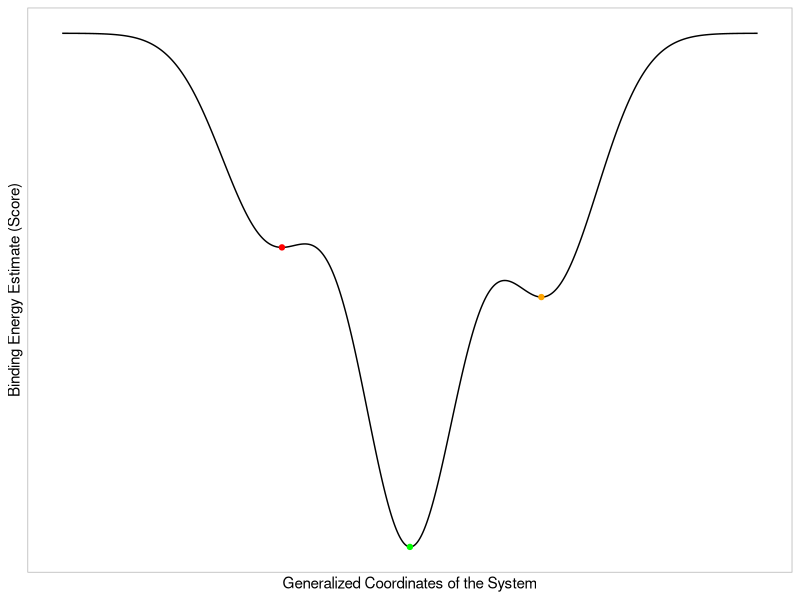
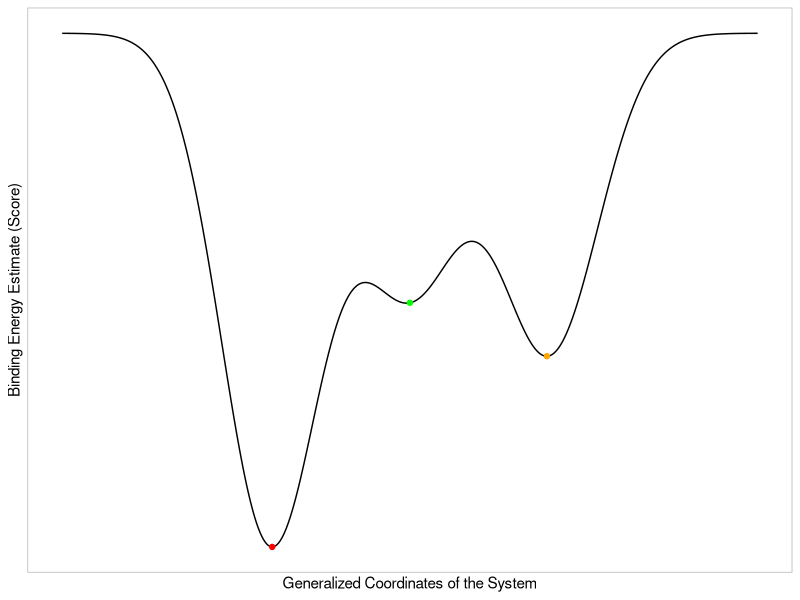
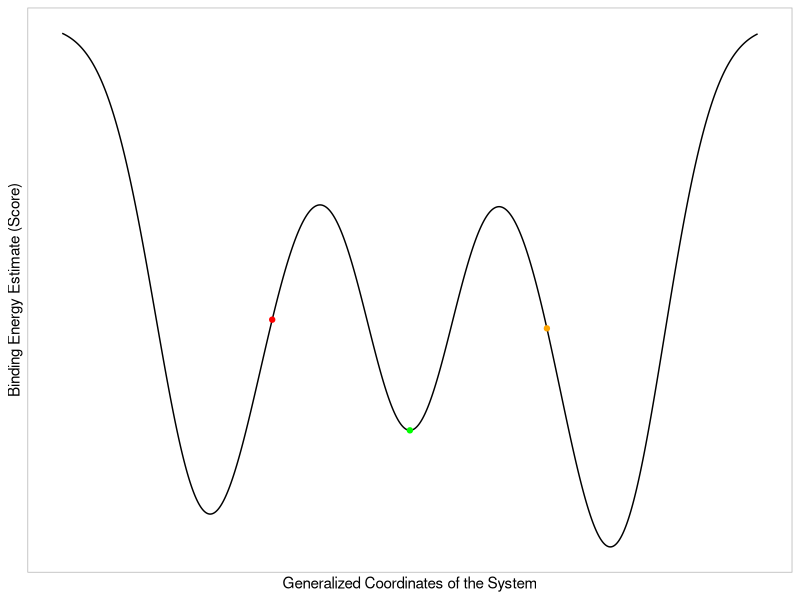
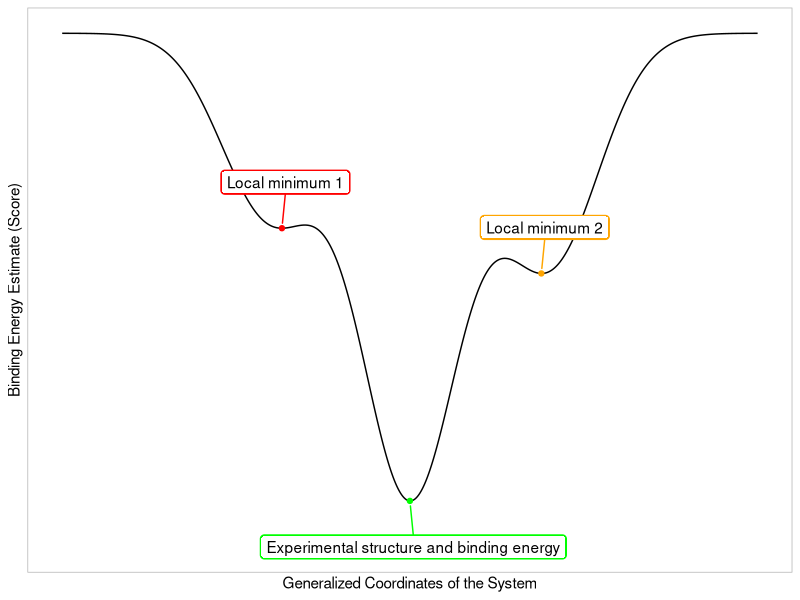
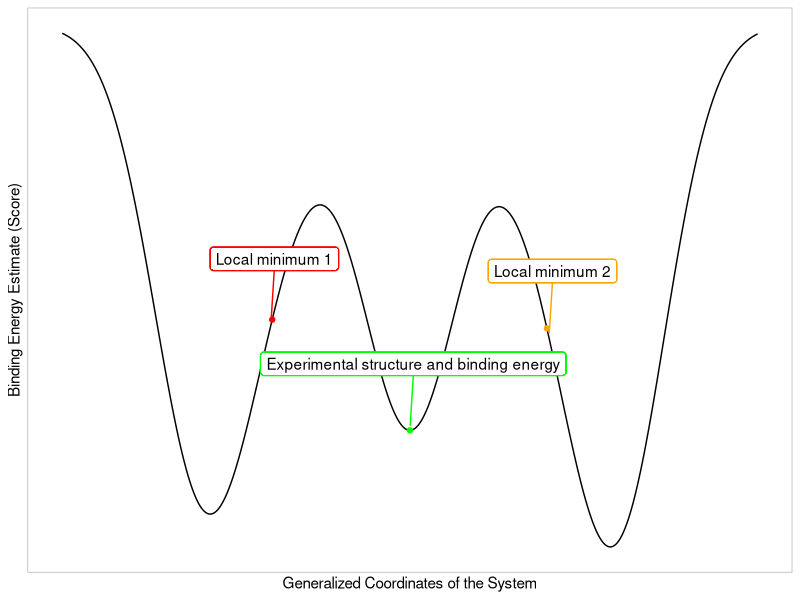
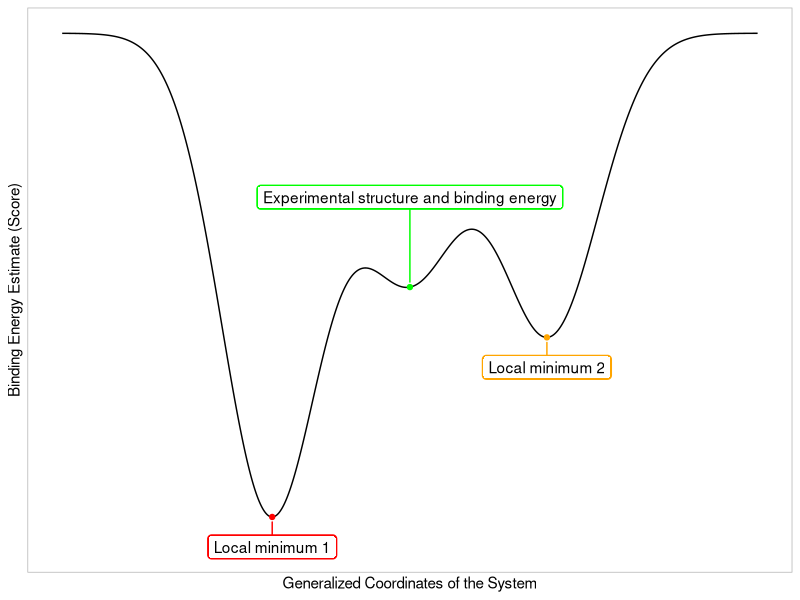
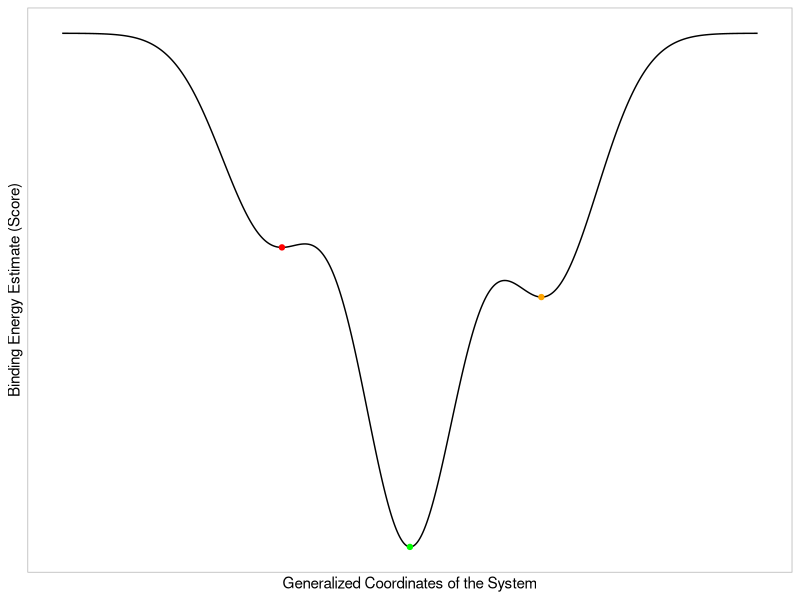
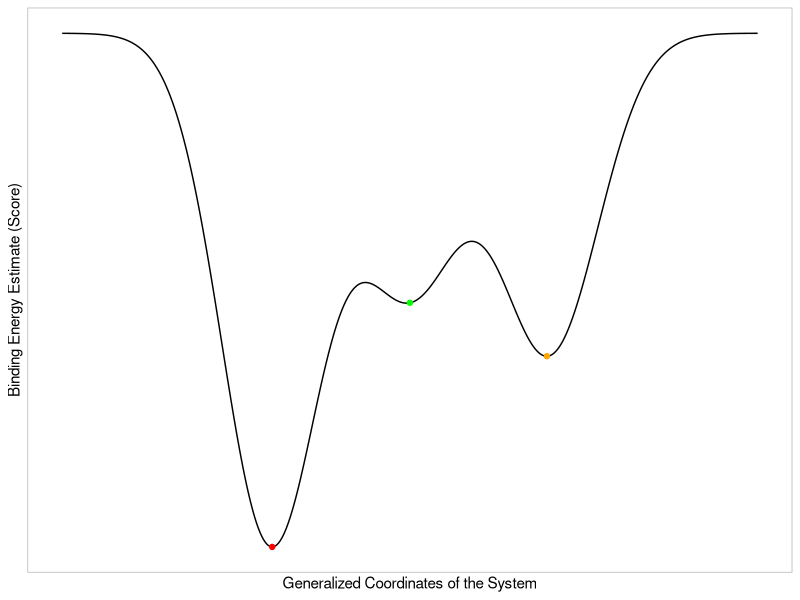

The R source for these figures, in order: (Note: this script raises an error after producing the figures.)
#Create plots of potential energy surface, binding energy on y axis versus atomic coordinates on x axis
library(ggplot2)
library(dplyr)
library(ggrepel)
library(cowplot)


#Create a data frame with the potential energy surface, which corresponds to the sum of three gaussians
pes <- data.frame(x = seq(-5, 5, length.out = 1001))
pes$y <- with(pes, 1.0 * exp(-(x-0)^2) + 0.5 * exp(-(x - 2)^2) + 0.4 * exp(-(x + 2)^2))
pes$y2 <- with(pes, 0.8 * exp(-(x-0)^2) + 1.0 * exp(-(x - 2)^2) + 1.6 * exp(-(x + 2)^2))
pes$y3 <- with(pes, 0.6 * exp(-(x-0)^2) + 0.2 * exp(-(x - 2)^2) + 0.2 * exp(-(x + 2)^2) + 0.7 * exp(-(x - 3)^2) + 0.65 * exp(-(x + 3)^2))

#Create a data frame with the binding energy, which is the negative of the potential energy surface
binding_energy <- data.frame(x = pes$x, y = -pes$y, y2 = -pes$y2, y3=-pes$y3)

#Create a plot of the potential energy surface
pes_plot <- ggplot(binding_energy, aes(x = x, y = y)) +
  geom_line() +
  labs(x = "Generalized Coordinates of the System",
       y = "Binding Energy Estimate (Score)") +
  #remove x axis and y axis labels
  scale_x_continuous(labels = NULL, breaks = NULL)+
  scale_y_continuous(labels = NULL, breaks = NULL)+
  #Add different colored dots to minimum points
  geom_point(data = binding_energy %>% filter(y == min(y)), color = "green") +
  geom_point(data = binding_energy %>% filter(x < -1.5) %>% filter(y == min(y)), color = "red") +
  geom_point(data = binding_energy %>% filter(x > 1.5) %>% filter(y == min(y)), color = "orange") +
  theme_light()
pes_plot
ggsave("pes_plot_1.png", plot = pes_plot, width = 6, height = 4, units = "in", dpi = 300)

pes_plot2 <- ggplot(binding_energy, aes(x = x, y = y2)) +
  geom_line() +
  labs(x = "Generalized Coordinates of the System",
       y = "Binding Energy Estimate (Score)") +
  #remove x axis and y axis labels
  scale_x_continuous(labels = NULL, breaks = NULL)+
  scale_y_continuous(labels = NULL, breaks = NULL)+
  #Add different colored dots to minimum points
  geom_point(data = binding_energy %>% filter(y == min(y)), color = "green") +
  geom_point(data = binding_energy %>% filter(x < 0) %>% filter(y2 == min(y2)), color = "red") +
  geom_point(data = binding_energy %>% filter(x > 0) %>% filter(y2 == min(y2)), color = "orange") +
  theme_light()
pes_plot2
ggsave("pes_plot_2.png", plot = pes_plot2, width = 6, height = 4, units = "in", dpi = 300)

pes_plot3 <- ggplot(binding_energy, aes(x = x, y = y3)) +
  geom_line() +
  labs(x = "Generalized Coordinates of the System",
       y = "Binding Energy Estimate (Score)") +
  #remove x axis and y axis labels
  scale_x_continuous(labels = NULL, breaks = NULL)+
  scale_y_continuous(labels = NULL, breaks = NULL)+
  #Add different colored dots to minimum points
  geom_point(data = binding_energy %>% filter(y == min(y)), color = "green") +
  geom_point(data = binding_energy %>% filter(x < 0) %>% filter(y2 == min(y2)), color = "red") +
  geom_point(data = binding_energy %>% filter(x > 0) %>% filter(y2 == min(y2)), color = "orange") +
  theme_light()
pes_plot3
ggsave("pes_plot_3.png", plot = pes_plot2, width = 6, height = 4, units = "in", dpi = 300)


#Now generate plot 1 but adding a legend where green dot = "Experimental structure and binding energy", red dot = "Local minimum 1", orange dot = "Local minimum 2"
pes_plotB <- pes_plot +
  #Label the different colored dots with arrows using geom_repel
    geom_label_repel(data = binding_energy %>% filter(y == min(y)), aes(label = "Experimental structure and binding energy"), label.size=1.1 , box.padding = 0.5, point.padding = 0.5, color = "green", segment.size = 0.5,nudge_x = 0.05, nudge_y = -0.1) +
    geom_label_repel(data = binding_energy %>% filter(y == min(y)), aes(label = "Experimental structure and binding energy"), label.size=NA , box.padding = 0.5, point.padding = 0.5, color = "black",  segment.color = NA , nudge_x = 0.05, nudge_y = -0.1) +
    geom_label_repel(data = binding_energy %>% filter(x < -1.5) %>% filter(y == min(y)), aes(label = "Local minimum 1"), label.size=1.1, box.padding = 0.5, point.padding = 0.5, color = "red", segment.size = 0.5, nudge_x = 0.05, nudge_y = 0.1) +
    geom_label_repel(data = binding_energy %>% filter(x < -1.5) %>% filter(y == min(y)), aes(label = "Local minimum 1"), label.size=NA , box.padding = 0.5, point.padding = 0.5, color = "black", segment.color = NA , nudge_x = 0.05, nudge_y = 0.1) +
    geom_label_repel(data = binding_energy %>% filter(x > 1.5) %>% filter(y == min(y)), aes(label = "Local minimum 2"), label.size=1.1, box.padding = 0.5, point.padding = 0.5, color = "orange", segment.size = 0.5, nudge_x = 0.05, nudge_y = 0.1) +
    geom_label_repel(data = binding_energy %>% filter(x > 1.5) %>% filter(y == min(y)), aes(label = "Local minimum 2"), label.size=NA , box.padding = 0.5, point.padding = 0.5, color = "black", segment.color = NA , nudge_x = 0.05, nudge_y = 0.1) +
  theme_light()
pes_plotB
ggsave("pes_plot_1B.png", plot = pes_plotB, width = 6, height = 4, units = "in", dpi = 300)


#Now generate plot 1 but adding a legend where green dot = "Experimental structure and binding energy", red dot = "Local minimum 1", orange dot = "Local minimum 2"
pes_plotC <- pes_plot3 +
  #Label the different colored dots with arrows using geom_repel
    geom_label_repel(data = binding_energy %>% filter(x==0), aes(label = "Experimental structure and binding energy"), label.size=1.1 , box.padding = 0.5, point.padding = 0.5, color = "green", segment.size = 0.5,nudge_x = 0.05, nudge_y = 0.1) +
    geom_label_repel(data = binding_energy %>% filter(x==0), aes(label = "Experimental structure and binding energy"), label.size=NA , box.padding = 0.5, point.padding = 0.5, color = "black",  segment.color = NA , nudge_x = 0.05, nudge_y = 0.1) +
    geom_label_repel(data = binding_energy %>% filter(x == -2) %>% filter(y3 == min(y3)), aes(label = "Local minimum 1"), label.size=1.1, box.padding = 0.5, point.padding = 0.5, color = "red", segment.size = 0.5, nudge_x = 0.05, nudge_y = 0.1) +
    geom_label_repel(data = binding_energy %>% filter(x == -2) %>% filter(y3 == min(y3)), aes(label = "Local minimum 1"), label.size=NA , box.padding = 0.5, point.padding = 0.5, color = "black", segment.color = NA , nudge_x = 0.05, nudge_y = 0.1) +
    geom_label_repel(data = binding_energy %>% filter(x == 2) %>% filter(y3 == min(y3)), aes(label = "Local minimum 2"), label.size=1.1, box.padding = 0.5, point.padding = 0.5, color = "orange", segment.size = 0.5, nudge_x = 0.05, nudge_y = 0.1) +
    geom_label_repel(data = binding_energy %>% filter(x == 2) %>% filter(y3 == min(y3)), aes(label = "Local minimum 2"), label.size=NA , box.padding = 0.5, point.padding = 0.5, color = "black", segment.color = NA , nudge_x = 0.05, nudge_y = 0.1) +
  theme_light()
pes_plotC
ggsave("pes_plot_1C.png", plot = pes_plotC, width = 6, height = 4, units = "in", dpi = 300)


pes_plotC <- pes_plot2 +
  #Label the different colored dots with arrows using geom_repel
    geom_label_repel(data = binding_energy %>% filter(x==0), aes(label = "Experimental structure and binding energy"), label.size=1.1 , box.padding = 0.5, point.padding = 0.5, color = "green", segment.size = 0.5,nudge_x = 0.00, nudge_y = 0.3) +
    geom_label_repel(data = binding_energy %>% filter(x==0), aes(label = "Experimental structure and binding energy"), label.size=NA , box.padding = 0.5, point.padding = 0.5, color = "black",  segment.color = NA , nudge_x = 0.00, nudge_y = 0.3) +
    geom_label_repel(data = binding_energy %>% filter(x < 0) %>% filter(y2 == min(y2)), aes(label = "Local minimum 1"), label.size=1.1, box.padding = 0.5, point.padding = 0.5, color = "red", segment.size = 0.5, nudge_x = 0.00, nudge_y = -0.1) +
    geom_label_repel(data = binding_energy %>% filter(x < 0) %>% filter(y2 == min(y2)), aes(label = "Local minimum 1"), label.size=NA , box.padding = 0.5, point.padding = 0.5, color = "black", segment.color = NA , nudge_x = 0.00, nudge_y = -0.1) +
    geom_label_repel(data = binding_energy %>% filter(x > 0) %>% filter(y2 == min(y2)), aes(label = "Local minimum 2"), label.size=1.1, box.padding = 0.5, point.padding = 0.5, color = "orange", segment.size = 0.5, nudge_x = 0.00, nudge_y = -0.1) +
    geom_label_repel(data = binding_energy %>% filter(x > 0) %>% filter(y2 == min(y2)), aes(label = "Local minimum 2"), label.size=NA , box.padding = 0.5, point.padding = 0.5, color = "black", segment.color = NA , nudge_x = 0.00, nudge_y = -0.1) +
  theme_light()
pes_plotC
ggsave("pes_plot_2B.png", plot = pes_plotC, width = 6, height = 4, units = "in", dpi = 300)


#Now take binding energy, create a new column named surface with value 1, duplicate all rows with surface value 2 and 3
binding_energy <- binding_energy_ %>% mutate(surface = 1)
binding_energy2 <- binding_energy_ %>% mutate(surface = 2)
binding_energy3 <- binding_energy_ %>% mutate(surface = 3)
binding_energy <- bind_rows(binding_energy, binding_energy2, binding_energy3)


#Modify the y values for surface 2, adding three different gaussians but maintaining the y value for x=0
binding_energy$y[binding_energy$surface == 1] <- with(binding_energy[binding_energy$surface == 1,], -1.0 * exp(-(x-0.1)^2) - 0.5 * exp(-(x - 2)^2) - 0.4 * exp(-(x + 2)^2))
binding_energy$y[binding_energy$surface == 2] <- with(binding_energy[binding_energy$surface == 1,], 0.0 * exp(-(x-0)^2) - 3.0 * exp(-(x - 1)^2) - 3 * exp(-(x + 1)^2))
#Do the same for surface 3, with different gaussians but same y value for x=0 as surface 1
binding_energy$y[binding_energy$surface == 3] <- with(binding_energy[binding_energy$surface == 1,], -0.6 * exp(-(x+0.7)^2) -0.9 * exp(-(x - 2)^2) - 0.5 * exp(-(x + 2)^2))

#Save value of y for x=0 for each surface
y0_surface1 <- binding_energy[binding_energy$surface == 1 & binding_energy$x == 0, "y"]
y0_surface2 <- binding_energy[binding_energy$surface == 2 & binding_energy$x == 0, "y"]
y0_surface3 <- binding_energy[binding_energy$surface == 3 & binding_energy$x == 0, "y"]

#Modify the y values for surface 2 and 3 to have the same y value for x=0,x=5 and x=-5 as surface 1
binding_energy$y[binding_energy$surface == 2] <- binding_energy$y[binding_energy$surface == 2] * y0_surface1 / y0_surface2
binding_energy$y[binding_energy$surface == 3] <- binding_energy$y[binding_energy$surface == 3] * y0_surface1 / y0_surface3



#Create a plot of the potential energy surface with different colored regions for different surfaces
pes_plot4 <- ggplot(binding_energy %>% filter(surface!=2), aes(x = x, y = y, color = as.factor(surface))) +
  geom_line(linewidth=1.1) +
  labs(x = "Generalized Coordinates of a Protein-ligand complex",
       y = "Binding Energy Estimate (Score)") +
#Add 
  scale_color_manual(values = c("#56b4e9", "#e69f00", "#009E73")) +
  scale_x_continuous(labels = NULL, breaks = NULL)+
  scale_y_continuous(labels = NULL, breaks = NULL)+
  #add a dot for x=0
    geom_point(data = binding_energy %>% filter(surface==1 & x == 0) %>% mutate(y= -1.01), color = "black") +
  #add a black dotted line for y=  -0.05
    geom_hline(yintercept = -1.01, linetype = "dotted", color = "black") +
  #add label for dot
    geom_label_repel(data = binding_energy %>% filter(surface==1 & x == 0) %>% mutate(y= -1.01), aes(label = "Experimental\nStructure"), label.size=NA , box.padding = 0.5, point.padding = 0.5, color = "black",  segment.color = "black" , nudge_x = 0.00, nudge_y = -0.6) +
    geom_label_repel(data = binding_energy %>% filter(surface==1 & x == 0) %>% mutate(y= -1.01), aes(label = "Experimental\nBinding affinity"), label.size=NA , box.padding = 0.5, point.padding = 0.5, color = "black",  segment.color = NA , nudge_x = -2.90, nudge_y = 0.0) +
  #add visible non overlapping labels for lines
    geom_label_repel(data = binding_energy %>% filter(surface==1 & x == -1) , aes(label = "Scoring function 1"), label.size=NA , box.padding = 0.5, point.padding = 0.5, color = "#56b4e9",  segment.color = NA , nudge_x = 0.50, nudge_y = 0.15) +
    #geom_label_repel(data = binding_energy %>% filter(surface==2 & x == 2.0) , aes(label = "Scoring function 2"), label.size=NA , box.padding = 0.5, point.padding = 0.5, color = "#56b4e9",  segment.color = NA , nudge_x = -0.80, nudge_y = 0.4) +
    geom_label_repel(data = binding_energy %>% filter(surface==3 & x == 2.5) , aes(label = "Scoring function 2"), label.size=NA , box.padding = 0.5, point.padding = 0.5, color = "#e69f00",  segment.color = NA , nudge_x = 0.05, nudge_y = 0.0) +
  theme_light()+
  #remove legend
    theme(legend.position = "none")
  pes_plot4
ggsave("pes_plot_2_colors.png", plot = pes_plot4, width = 6, height = 4, units = "in", dpi = 600)
#cbPalette <- c("#d55e00", "#009E73", "#F5C710")
#scale_color_manual(values = c("0 dose" = "#000000", "1+ doses" = "#e69f00", "2+ doses" = "#56b4e9", "3+ doses" = "#0071b2"))







#Do the correct virtual screening plot
binding_energy_ <- data.frame(x = pes$x, y = -pes$y)
#Now take binding energy, create a new column named surface with value 1, duplicate all rows with surface value 2 and 3
binding_energy1 <- binding_energy_ %>% mutate(surface = 1)
binding_energy2 <- binding_energy_ %>% mutate(surface = 2)
binding_energy3 <- binding_energy_ %>% mutate(surface = 3)
#binding_energy4 <- binding_energy_ %>% mutate(surface = 4)
#binding_energy <- bind_rows(binding_energy1, binding_energy2, binding_energy3, binding_energy4)
binding_energy <- bind_rows(binding_energy1, binding_energy2, binding_energy3)


binding_energy$y[binding_energy$surface == 1] <- with(binding_energy[binding_energy$surface == 1,], -3.0 * exp(-(x+0.3)^2) - 1.0 * exp(-(x - 2.5)^2) - 0.3 * exp(-(x + 2)^2))
#Modify the y values for surface 2, adding three different gaussians but maintaining the y value for x=0
binding_energy$y[binding_energy$surface == 2] <- with(binding_energy[binding_energy$surface == 1,], -1.0 * exp(-(x-0)^2) - 0.5 * exp(-(x - 1)^2) - 1.0 * exp(-(x + 2.5)^2) - 1 * exp(-(x + 2)^2)  - 1 * exp(-(x + 1)^2))
#Do the same for surface 3, with different gaussians but same y value for x=0 as surface 1
binding_energy$y[binding_energy$surface == 3] <- with(binding_energy[binding_energy$surface == 1,], -1.0 * exp(-(x+0.3)^2) - 1.5 * exp(-(x - 2)^2) - 0.5 * exp(-(x + 2)^2))
#Surface 4
#binding_energy$y[binding_energy$surface == 4] <- with(binding_energy[binding_energy$surface == 1,], -0.5 * exp(-(x-0)^2) - 2.0 * exp(-(x - 1)^2) - 1 * exp(-(x + 1)^2))

#Create a plot of the potential energy surface with different colored regions for different surfaces
pes_plot5 <- ggplot(binding_energy, aes(x = x, y = y, color = as.factor(surface),linetype= as.factor(surface))) +
  geom_line(linewidth=1.1) +
  labs(x = "Generalized Coordinates of each Protein-Ligand complex",
       y = "Binding Energy Estimate") +
  #scale_color_manual(values = c("black", "darkgray", "darkgray", "darkgray"), labels = c("Active compound", "Inactive1", "Inactive2", "Inactive3")) +
  #scale_linetype_manual(values = c("solid","solid","dashed","dotted"), labels = c("Active compound", "Inactive1", "Inactive2", "Inactive3")) +
  scale_color_manual(values = c("#56b4e9", "#56b4e9", "#56b4e9"), labels = c("Active compound", "Inactive1", "Inactive2")) +
  scale_linetype_manual(values = c("solid","dashed","dotted"), labels = c("Active compound", "Inactive1", "Inactive2")) +
  scale_x_continuous(labels = NULL, breaks = NULL)+
  #scale_y_continuous(labels = NULL, breaks = NULL)+
  scale_y_continuous(labels = NULL, breaks = NULL,limits=c(-4,0))+
  #add a dot for x=0
    geom_point(data = binding_energy %>% filter(surface==1) %>% filter(y == min(y)) %>% unique(), color = "black") +
    geom_label_repel(data = binding_energy %>% filter(surface==1) %>% filter(y == min(y)) %>% unique(), aes(label = "Active\ncompound"), min.segment.length = 0.01, label.size=1.1 , box.padding = 0.5, point.padding = 0.5, color = "#009E73", segment.size = 0.5,nudge_x = 0.00, nudge_y = -0.5) +
    geom_label_repel(data = binding_energy %>% filter(surface==1) %>% filter(y == min(y)) %>% unique(), aes(label = "Active\ncompound"), label.size=NA , box.padding = 0.5, point.padding = 0.5, color = "black",  segment.color = NA , nudge_x = 0.00, nudge_y = -0.5) +
    geom_point(data = binding_energy %>% filter(surface==2) %>% filter(y == min(y)) %>% unique(), color = "black") +
    geom_label_repel(data = binding_energy %>% filter(surface==2) %>% filter(y == min(y)) %>% unique(), aes(label = "Inactive1"),min.segment.length = 0.01, label.size=1.1 , box.padding = 0.5, point.padding = 0.5, color = "black", segment.size = 0.5,nudge_x = -0.00, nudge_y = -0.05) +
    geom_label_repel(data = binding_energy %>% filter(surface==2) %>% filter(y == min(y)) %>% unique(), aes(label = "Inactive1"), label.size=NA , box.padding = 0.5, point.padding = 0.5, color = "black",  segment.color = NA , nudge_x = -0.00, nudge_y = -0.05) +
    geom_point(data = binding_energy %>% filter(surface==3) %>% filter(y == min(y)) %>% unique(), color = "black") +
    geom_label_repel(data = binding_energy %>% filter(surface==3) %>% filter(y == min(y)) %>% unique(), aes(label = "Inactive2"),min.segment.length = 0.01, label.size=1.1 , box.padding = 0.5, point.padding = 0.5, color = "black", segment.size = 0.5,nudge_x = 0.00, nudge_y = -0.05) +
    geom_label_repel(data = binding_energy %>% filter(surface==3) %>% filter(y == min(y)) %>% unique(), aes(label = "Inactive2"), label.size=NA , box.padding = 0.5, point.padding = 0.5, color = "black",  segment.color = NA , nudge_x = 0.00, nudge_y = -0.05) +
    #geom_point(data = binding_energy %>% filter(surface==4) %>% filter(y == min(y)) %>% unique(), color = "#d55e00") +
    #geom_label_repel(data = binding_energy %>% filter(surface==4) %>% filter(y == min(y)) %>% unique(), aes(label = "Inactive3"),min.segment.length = 0.01, label.size=1.1 , box.padding = 0.5, point.padding = 0.5, color = "#d55e00", segment.size = 0.5,nudge_x = 0.00, nudge_y = -0.05) +
    #geom_label_repel(data = binding_energy %>% filter(surface==4) %>% filter(y == min(y)) %>% unique(), aes(label = "Inactive3"), label.size=NA , box.padding = 0.5, point.padding = 0.5, color = "black",  segment.color = NA , nudge_x = 0.00, nudge_y = -0.05) +
  theme_light()+
  theme(legend.position = "bottom")+
  #show a legend titled "Protein-ligand complex", and the names "Active compound", "Inactive1", "Inactive2", "Inactive3"
  labs(color = "",linetype = "")

pes_plot5b<- pes_plot5 + theme(legend.key.width=unit(1.2,"cm"))
pes_plot5b
ggsave("pes_plot_VS.png", plot = pes_plot5b, width = 6, height = 6, units = "in", dpi = 600)

#get x values for minimums
s1min1 <- binding_energy %>% filter(surface==1) %>% filter(y == min(y)) %>% unique()
s2min1 <- binding_energy %>% filter(surface==2) %>% filter(y == min(y)) %>% unique()
s3min1 <- binding_energy %>% filter(surface==3) %>% filter(y == min(y)) %>% unique()
s4min1 <- binding_energy %>% filter(surface==4) %>% filter(y == min(y)) %>% unique()


binding_energy$y[binding_energy$surface == 1] <- with(binding_energy[binding_energy$surface == 1,], -0.6* exp(-(x-0.8)^2) - 1.3 * exp(-(x - 2.5)^2) - 1.0 * exp(-(x + 0.9)^2))
#Modify the y values for surface 2, adding three different gaussians but maintaining the y value for x=0
binding_energy$y[binding_energy$surface == 2] <- with(binding_energy[binding_energy$surface == 1,], -0.5 * exp(-(x-0)^2) - 1.5 * exp(-(x - 1)^2) - 0.5 * exp(-(x + 1.5)^2)  - 0.75 * exp(-(x + 1)^2))
#Do the same for surface 3, with different gaussians but same y value for x=0 as surface 1
binding_energy$y[binding_energy$surface == 3] <- with(binding_energy[binding_energy$surface == 1,], -1.0 * exp(-(x+0.3)^2) - 0.5 * exp(-(x - 1.0)^2) - 1.5 * exp(-(x + 2)^2))
#Surface 4
#binding_energy$y[binding_energy$surface == 4] <- with(binding_energy[binding_energy$surface == 1,], -0.25 * exp(-(x-0)^2) - 0.3 * exp(-(x - 1)^2) - 0.6 * exp(-(x + 1.5)^2))

#Create a plot of the potential energy surface with different colored regions for different surfaces
pes_plot6 <- ggplot(binding_energy, aes(x = x, y = y, color = as.factor(surface),linetype=as.factor(surface))) +
  geom_line(linewidth=1.2) +
  labs(x = "Generalized Coordinates of each Protein-Ligand complex",
       y = "Binding Energy Estimate") +
  #scale_color_manual(values = c("black", "darkgray", "darkgray", "darkgray"), labels = c("Active compound", "Inactive1", "Inactive2", "Inactive3")) +
  #scale_linetype_manual(values = c("solid","solid","dashed","dotted"), labels = c("Active compound", "Inactive1", "Inactive2", "Inactive3")) +
  scale_color_manual(values = c("#e69f00", "#e69f00", "#e69f00"), labels = c("Active compound", "Inactive1", "Inactive2")) +
  scale_linetype_manual(values = c("solid","dashed","dotted"), labels = c("Active compound", "Inactive1", "Inactive2")) +
  scale_x_continuous(labels = NULL, breaks = NULL)+
  scale_y_continuous(labels = NULL, breaks = NULL)+
  #add a dot for x=0
    geom_point(data = binding_energy %>% filter(surface==1) %>% filter(x %in% s1min1$x ) %>% unique(), color = "black") +
    geom_label_repel(data = binding_energy %>% filter(surface==1) %>% filter(x %in% s1min1$x ) %>% unique(), aes(label = "Active\ncompound"), label.size=1.1 , box.padding = 0.5, point.padding = 0.5, color = "#009E73", segment.size = 0.5,nudge_x = -0.00, nudge_y = 0.3) +
    geom_label_repel(data = binding_energy %>% filter(surface==1) %>% filter(x %in% s1min1$x ) %>% unique(), aes(label = "Active\ncompound"), label.size=NA , box.padding = 0.5, point.padding = 0.5, color = "black",  segment.color = NA , nudge_x = -0.00, nudge_y = 0.3) +
    geom_point(data = binding_energy %>% filter(surface==2) %>% filter(x %in% s2min1$x ) %>% unique(), color = "black") +
    geom_label_repel(data = binding_energy %>% filter(surface==2) %>% filter(x %in% s2min1$x ) %>% unique(), aes(label = "Inactive1"), label.size=1.1 , box.padding = 0.5, point.padding = 0.5, color = "black", segment.size = 0.5,nudge_x = 0.00, nudge_y = 0.5) +
    geom_label_repel(data = binding_energy %>% filter(surface==2) %>% filter(x %in% s2min1$x ) %>% unique(), aes(label = "Inactive1"), label.size=NA , box.padding = 0.5, point.padding = 0.5, color = "black",  segment.color = NA , nudge_x = 0.00, nudge_y = 0.5) +
    geom_point(data = binding_energy %>% filter(surface==3) %>% filter(x %in% s3min1$x ) %>% unique(), color = "black") +
    geom_label_repel(data = binding_energy %>% filter(surface==3) %>% filter(x %in% s3min1$x ) %>% unique(), aes(label = "Inactive2"), min.segment.length = 0.01, label.size=1.1 , box.padding = 0.5, point.padding = 0.5, color = "black", segment.size = 0.5,nudge_x = 0.00, nudge_y = -0.1) +
    geom_label_repel(data = binding_energy %>% filter(surface==3) %>% filter(x %in% s3min1$x ) %>% unique(), aes(label = "Inactive2"), min.segment.length = 0.01, label.size=NA , box.padding = 0.5, point.padding = 0.5, color = "black",  segment.color = NA , nudge_x = 0.00, nudge_y = -0.1) +
    #geom_point(data = binding_energy %>% filter(surface==4) %>% filter(x %in% s4min1$x ) %>% unique(), color = "#d55e00") +
    #geom_label_repel(data = binding_energy %>% filter(surface==4) %>% filter(x %in% s4min1$x ) %>% unique(), aes(label = "Inactive3"), label.size=1.1 , box.padding = 0.5, point.padding = 0.5, color = "#d55e00", segment.size = 0.5,nudge_x = 0.00, nudge_y = 0.14) +
    #geom_label_repel(data = binding_energy %>% filter(surface==4) %>% filter(x %in% s4min1$x ) %>% unique(), aes(label = "Inactive3"), label.size=NA , box.padding = 0.5, point.padding = 0.5, color = "black",  segment.color = NA , nudge_x = 0.00, nudge_y = 0.14) +
  theme_light()+
  theme(legend.position = "bottom",legend.key.size = unit(0.5, "in"))+
  #show a legend titled "Protein-ligand complex", and the names "Active compound", "Inactive1", "Inactive2", "Inactive3"
  labs(color = "",linetype = "")
  
pes_plot6b<- pes_plot6 + theme(legend.key.width=unit(1.2,"cm"))
pes_plot6b
ggsave("pes_plot_VS2.png", plot = pes_plot6b, width = 6, height = 6, units = "in", dpi = 600)

#Combine pes_plot5b and pes_plot6 one on top of the other using cowplot
combined_plot <- plot_grid(pes_plot5b, pes_plot6b, ncol = 1, align = "v", labels = c("A", "B"))
ggsave("combined_VS.png", plot = combined_plot, width = 5, height = 7.5, units = "in", dpi = 600)

#Create a dataframe where y=ax+b, where a=0.6 and b=-8, and add some noise
data <- data.frame(x = seq(-12, -2, length.out = 201))
data$y <- 0.35 * data$x - 4.75 + rnorm(201, sd = 1.75)
#add an rnorm error term wich depends on x
data$y <- data$y + rnorm(201, sd = abs(0.25 / data$x))
data$y2 <- 0.7 * data$x - 2.25 + rnorm(201, sd = 1.2)
data$y2 <- data$y2 + rnorm(201, sd = abs(0.1 / data$x))

mean(data$x)
mean(data$y)
mean(data$y2)


#Wide data to long data
data <- data %>% gather(key = "surface", value = "y", y:y2)

#Measure pearson correlation for each surface
correlations <- data %>% 
  group_by(surface) %>% 
  summarise(correlation = cor(x, y, method = "pearson"))

# Create a plot of the data

# Define the labels for each level of the surface variable
labels = paste(correlations$surface, " (Correlation: ", round(correlations$correlation, 2), ")")


# Create a plot of the data
data_plot <- ggplot(data, aes(x = x, y = y, shape = surface)) +
  geom_point(size = 2, stroke = 2) +
  scale_shape_manual(values = c(21, 19), labels = labels) +  # 21 is filled circle, 19 is open circle
  labs(x = "Experimental Binding Energy",
       y = "Predicted Binding Energy (Score)",
       shape = "Scoring Function") +  # Change the shape legend title
  #add a line for y=x
  geom_abline(intercept = 0, slope = 1, color = "red") +
  scale_x_continuous(limits=c(-12,-2))+
  scale_y_continuous(limits=c(-12,-2))+
  #legend below
  theme_light()+
  theme(legend.position = "bottom")
data_plot

ggsave("scatter_plot.png", plot = data_plot, width = 6, height = 6, units = "in", dpi = 300)




